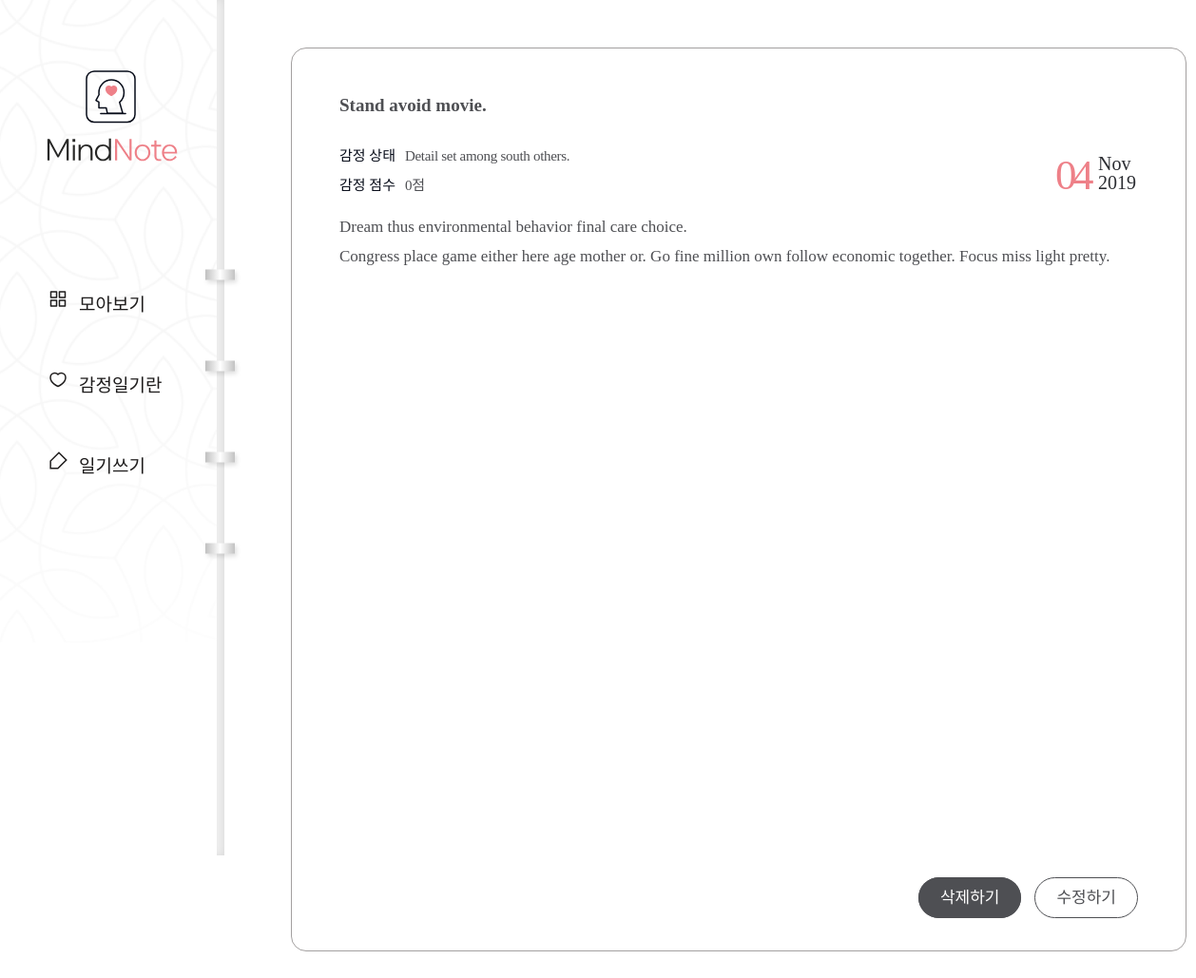
Page /diary/page/23/ on the committed database.
### diary/models.py (models this page shows, shortened)
class Page(models.Model):
    title = models.CharField(max_length=100, validators=[validate_no_hash])
    content = models.TextField(validators=[validate_no_hash])
    feeling = models.CharField(max_length=80, validators=[validate_no_hash, validate_no_numbers])
    score = models.IntegerField(validators = [validate_score])
    dt_created = models.DateTimeField(auto_now_add=True)

### diary/views.py (the view)
# urls.py: path('diary/page/<int:page_id>/',views.PageDetailView.as_view(), name = 'page-detail'),
class PageDetailView(DetailView):
    model = Page
    template_name = 'diary/page_detail.html'
    pk_url_kwarg = 'page_id'
    context_object_name = 'object'

### diary/templates/diary/page_detail.html
{% extends './base.html' %}
{% block content %}
<div class="wrap-notetext">
    <div class="notetext">
        <div class="text-box">
            <h2>{{object.title}}</h2>
            <div class="state">
                <p>감정 상태</p>
                <span>{{object.feeling}}</span>
            </div>
            <div class="score">
                <p>감정 점수</p>
                <span>{{object.score}}점</span>
            </div>
            <div class="date">
                <span>{{object.dt_created|date:"d"}}</span>
                <div class="month-year">
                    <p class="month">{{object.dt_created|date:"M"}}</p>
                    <p class="year">{{object.dt_created|date:"Y"}}</p>
                </div>
            </div>
            <div class="detail">{{object.content|linebreaksbr}}</div>
            <div class="notetext-btn">
                <ul>
                    <li><a href="{% url 'page-delete' object.id %}">삭제하기</a></li>
                    <li><a href="{% url 'page-update' object.id %}">수정하기</a></li>
                </ul>
            </div>
        </div>
    </div>
</div>
{% endblock content %}

### diary/static/diary/css/styles.css (style rules this page uses)
h1,h2,h3,p,a,ul,li { margin: 0; padding: 0; font-family: 'NanumSquare'; list-style: none; text-decoration: none; outline: none; }
html { position: relative; min-height: 100%; margin: 0; }
body { margin: 0; padding: 0; -webkit-font-smoothing: antialiased; -moz-osx-font-smoothing: auto; }
.wrap-notetext { padding-left: 236px; padding-top: 50px; padding-bottom: 150px; }
.notetext { margin: 0 70px; }
.text-box { position: relative; width: 840px; height: 100%; min-height: 800px; max-height: 1040px; margin: 0 auto; padding: 49px 50px 100px; border-radius: 16px; border: solid 1px #a3a0a0; background-color: #ffffff; }
.text-box h2 { padding-bottom: 30px; font-family: 'NanumBarunpen'; color: #4e4f53; font-size: 19px; font-weight: bold; }
.text-box .state p { display: inline-block; font-family: 'NanumSquare'; color: #060b18; font-size: 15px; }
.text-box .state span { padding-left: 6px; font-family: 'NanumBarunpen'; color: #4e4f53; font-size: 15px; letter-spacing: -0.29px; }
.text-box .score { padding: 10px 0 20px; }
.text-box .score p { display: inline-block; font-family: 'NanumSquare'; color: #060b18; font-size: 15px; }
.text-box .score span { padding-left: 6px; font-family: 'NanumBarunpen'; color: #4e4f53; font-size: 15px; letter-spacing: -0.29px; }
.text-box .date { overflow: hidden; position: absolute; top: 107px; right: 52px; }
.text-box .date span { float: left; font-family: 'NanumSquare'; color: #ee8088; font-size: 45px; letter-spacing: -4.47px; }
.text-box .date .month-year { float: left; padding: 4px 0 0 9px; }
.text-box .date p { font-family: 'NanumSquare'; color: #2b2d32; font-size: 20px; text-align: left; text-transform: capitalize; line-height: 1; }
.text-box .detail { overflow-y: scroll; max-height: 800px; font-family: 'NanumBarunpen'; color: #4e4f53; font-size: 17px; line-height: 1.8; }
.text-box .notetext-btn { position: absolute; right: 50px; bottom: 45px; }
.text-box .notetext-btn li { display: inline-block; }
.text-box .notetext-btn li a { padding: 11px 22px; font-family: 'NanumSquare'; color: #fff; font-size: 17px; background-color: #4e4f53; border: solid 1px #4e4f53; border-radius: 22.5px; }
.text-box .notetext-btn li:last-child a { margin-left: 10px; color: #4e4f53; background-color: transparent; }

### rows in the picture
Page: title "Stand avoid movie.", feeling "Detail set among south others.", score "0", dt_created "04", dt_created "Nov", dt_created "2019", content "Dream thus environmental behavior final care choice. Congress place game either here age mother or. Go fine million own follow economic together. Focus miss light pretty."
